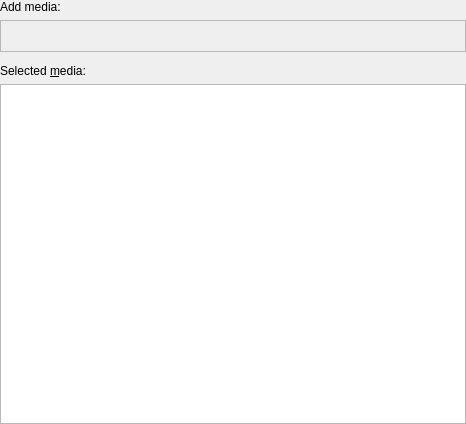
<ui version="4.0" >
 <class>MediaPage</class>
 <widget class="QWidget" name="MediaPage" >
  <property name="geometry" >
   <rect>
    <x>0</x>
    <y>0</y>
    <width>466</width>
    <height>424</height>
   </rect>
  </property>
  <property name="baseSize" >
   <size>
    <width>600</width>
    <height>400</height>
   </size>
  </property>
  <property name="windowTitle" >
   <string>Media</string>
  </property>
  <layout class="QVBoxLayout" >
   <property name="spacing" >
    <number>-1</number>
   </property>
   <property name="leftMargin" >
    <number>0</number>
   </property>
   <property name="topMargin" >
    <number>0</number>
   </property>
   <property name="rightMargin" >
    <number>0</number>
   </property>
   <property name="bottomMargin" >
    <number>0</number>
   </property>
   <item>
    <widget class="QLabel" name="addMediaLabel" >
     <property name="text" >
      <string>Add media:</string>
     </property>
    </widget>
   </item>
   <item>
    <widget class="KMFToolBar" name="mediaButtons" >
     <property name="sizePolicy" >
      <sizepolicy vsizetype="Preferred" hsizetype="Expanding" >
       <horstretch>0</horstretch>
       <verstretch>0</verstretch>
      </sizepolicy>
     </property>
     <property name="minimumSize" >
      <size>
       <width>0</width>
       <height>32</height>
      </size>
     </property>
     <property name="frameShape" >
      <enum>QFrame::StyledPanel</enum>
     </property>
     <property name="frameShadow" >
      <enum>QFrame::Raised</enum>
     </property>
    </widget>
   </item>
   <item>
    <widget class="SizeWidget" native="1" name="sizeWidget" />
   </item>
   <item>
    <widget class="QLabel" name="mediaLabel" >
     <property name="text" >
      <string>Selected &amp;media:</string>
     </property>
     <property name="buddy" >
      <cstring>mediaFiles</cstring>
     </property>
    </widget>
   </item>
   <item>
    <widget class="QListView" name="mediaFiles" >
     <property name="focusPolicy" >
      <enum>Qt::StrongFocus</enum>
     </property>
     <property name="contextMenuPolicy" >
      <enum>Qt::CustomContextMenu</enum>
     </property>
     <property name="flow" >
      <enum>QListView::LeftToRight</enum>
     </property>
     <property name="viewMode" >
      <enum>QListView::IconMode</enum>
     </property>
    </widget>
   </item>
  </layout>
 </widget>
 <layoutdefault spacing="6" margin="11" />
 <layoutfunction spacing="KDialog::spacingHint" margin="KDialog::marginHint" />
 <customwidgets>
  <customwidget>
   <class>SizeWidget</class>
   <extends>QWidget</extends>
   <header>sizewidget.h</header>
  </customwidget>
  <customwidget>
   <class>KMFToolBar</class>
   <extends>QFrame</extends>
   <header>kmftoolbar.h</header>
   <container>1</container>
  </customwidget>
 </customwidgets>
 <resources/>
 <connections/>
</ui>
